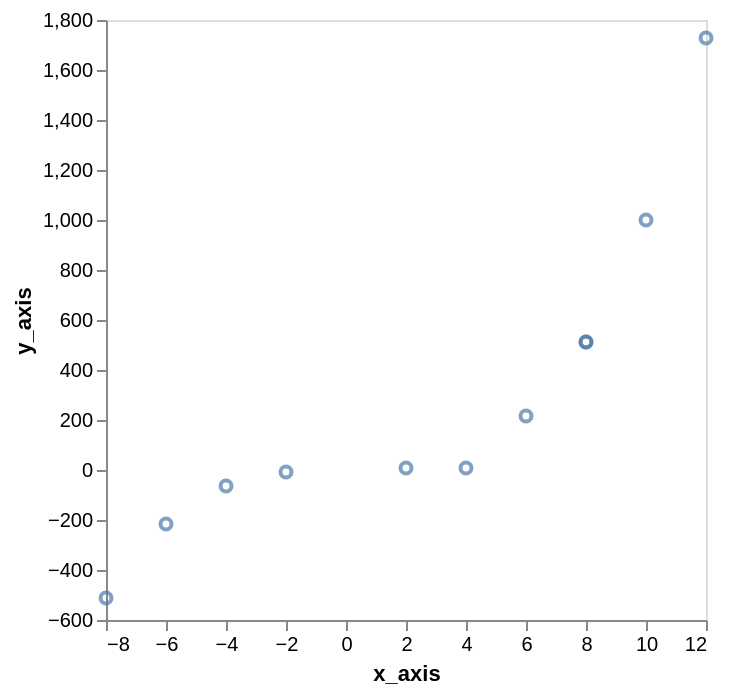

Vega-Lite specification stored for this chart:
### Vega-Lite specification from a JSON file in a GitHub repository (floating-point values rounded to 4 significant figures)
{"$schema": "https://vega.github.io/schema/vega-lite/v5.json", "description": "A scatterplot showing horsepower and miles per gallons for various cars.", "data": {"values": [{"x_axis": -8, "y_axis": -512}, {"x_axis": -6, "y_axis": -216}, {"x_axis": -4, "y_axis": -64}, {"x_axis": -2, "y_axis": -8}, {"x_axis": 2, "y_axis": 8}, {"x_axis": 4, "y_axis": 8}, {"x_axis": 6, "y_axis": 216}, {"x_axis": 8, "y_axis": 512}, {"x_axis": 10, "y_axis": 1000}, {"x_axis": 12, "y_axis": 1728}, {"x_axis": 8, "y_axis": 512}]}, "mark": "point", "encoding": {"x": {"field": "x_axis", "type": "quantitative", "axis": {"grid": false}}, "y": {"field": "y_axis", "type": "quantitative", "axis": {"grid": false}}}}
